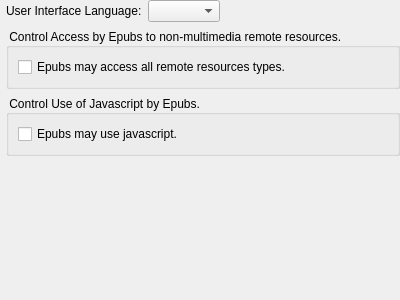
<?xml version="1.0" encoding="UTF-8"?>
<ui version="4.0">
 <class>GeneralSettings</class>
 <widget class="QWidget" name="GeneralSettings">
  <property name="geometry">
   <rect>
    <x>0</x>
    <y>0</y>
    <width>400</width>
    <height>300</height>
   </rect>
  </property>
  <property name="windowTitle">
   <string>General Settings</string>
  </property>
  <layout class="QVBoxLayout" name="verticalLayout">
   <property name="leftMargin">
    <number>6</number>
   </property>
   <property name="topMargin">
    <number>0</number>
   </property>
   <property name="rightMargin">
    <number>0</number>
   </property>
   <property name="bottomMargin">
    <number>0</number>
   </property>

   <item>
    <layout class="QHBoxLayout" name="horizontalLayout" stretch="0,0">
     <item>
      <layout class="QGridLayout" name="gridLayout">
       <item row="0" column="0">
        <widget class="QLabel" name="label_ui">
         <property name="toolTip">
          <string>You must restart PageEdit after changing the User Interface language.

If a translation for specific word or phrase is not available it will be displayed in English.</string>
         </property>
         <property name="text">
          <string>User Interface Language:</string>
         </property>
        </widget>
       </item>
       <item row="0" column="1">
        <widget class="QComboBox" name="cbUILanguage"/>
       </item>
      </layout>
     </item>
     <item>
      <spacer name="horizontalSpacer">
       <property name="orientation">
        <enum>Qt::Horizontal</enum>
       </property>
       <property name="sizeHint" stdset="0">
        <size>
         <width>40</width>
         <height>20</height>
        </size>
       </property>
      </spacer>
     </item>
    </layout>
   </item>

   <item>
    <widget class="QGroupBox" name="groupBox_1">
     <property name="toolTip">
      <string>Determine if Epubs are allowed to access non-multimedia remote resources.</string>
     </property>
     <property name="title">
      <string> Control Access by Epubs to non-multimedia remote resources.</string>
     </property>
     <property name="alignment">
      <set>Qt::AlignLeading|Qt::AlignLeft|Qt::AlignVCenter</set>
     </property>
     <layout class="QGridLayout" name="gridLayout_3">
      <item row="0" column="0">
       <widget class="QCheckBox" name="AllowRemote">
        <property name="toolTip">
         <string>Check to allow Epubs to access non-multimedia remote resources.</string>
        </property>
        <property name="text">
         <string>Epubs may access all remote resources types.</string>
        </property>
        <property name="checked">
         <bool>false</bool>
        </property>
       </widget>
      </item>
     </layout>
    </widget>
   </item>
   
   <item>
    <widget class="QGroupBox" name="groupBox_2">
     <property name="toolTip">
      <string>Determine if javascript is allowed to be used by Epubs</string>
     </property>
     <property name="title">
      <string> Control Use of Javascript by Epubs.</string>
     </property>
     <property name="alignment">
      <set>Qt::AlignLeading|Qt::AlignLeft|Qt::AlignVCenter</set>
     </property>
     <layout class="QGridLayout" name="gridLayout_3a">
      <item row="0" column="0">
       <widget class="QCheckBox" name="AllowJavascript">
        <property name="toolTip">
         <string>Check to allow Epubs to use javascript.</string>
        </property>
        <property name="text">
         <string>Epubs may use javascript.</string>
        </property>
        <property name="checked">
         <bool>false</bool>
        </property>
       </widget>
      </item>
     </layout>
    </widget>
   </item>

   <item>
    <spacer name="verticalSpacer">
     <property name="orientation">
      <enum>Qt::Vertical</enum>
     </property>
     <property name="sizeHint" stdset="0">
      <size>
       <width>20</width>
       <height>100</height>
      </size>
     </property>
    </spacer>
   </item>

  </layout>
 </widget>
 <resources/>
 <connections/>
</ui>
